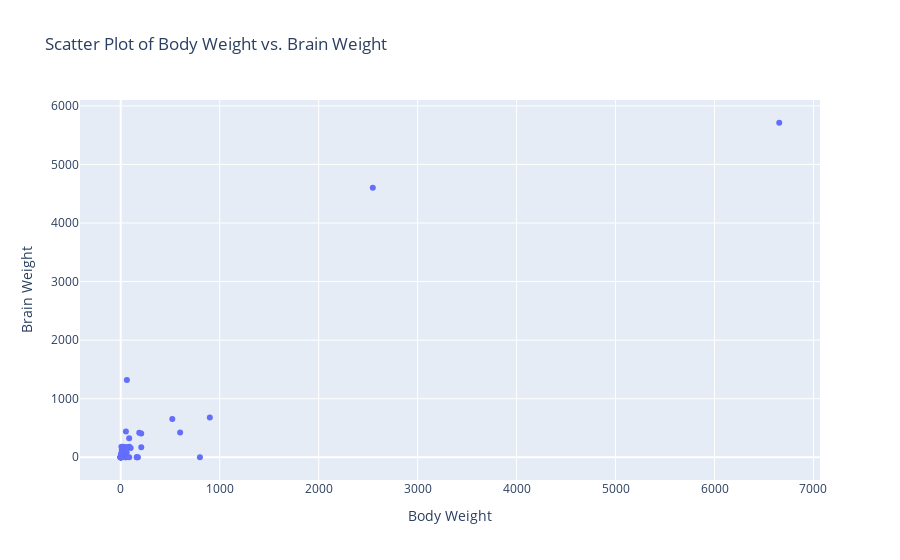

The notebook cell this image was saved under:
### Markdown cell above
• None of the data has been provided in the original article's dataset. It is not a loading issue. The data is missing.

• We've tried to check for similar species to the ones with 0 BrainWt values. For example: the caspian seal
df[(df['Order'] == 'Carnivora') | (df['Species'].str.contains('seal', case=False))]. Nevertheless the difference in size among members of the same species makes it too vague to guess anything.

• Our data set is not rich enough to tacle this BrainWt problem just with our data.

We checked the correlation between BodyWt and BrainWt:

### Code cell
# Scatter plot of body weight vs. brain weight
fig = px.scatter(df, x='BodyWt', y='BrainWt', title='Scatter Plot of Body Weight vs. Brain Weight')
fig.update_layout(xaxis_title='Body Weight', yaxis_title='Brain Weight')
fig.show()

### Figure 1 — Plotly figure (JSON) as saved in the notebook; plotly's stock layout.template omitted (floating-point values rounded to 4 significant figures)
{"data": [{"hovertemplate": "BodyWt=%{x}<br>BrainWt=%{y}<extra></extra>", "legendgroup": "", "marker": {"color": "#636efa", "symbol": "circle"}, "mode": "markers", "name": "", "orientation": "v", "showlegend": false, "type": "scatter", "x": [6654, 1, 0.044, 3.38, 0.92, 2547, 25.23, 0.023, 173.3, 207.5, 86, 50, 52.2, 0.42, 53.18, 0.148, 600, 0.021, 0.21, 0.55, 14, 3.3, 187, 0.112, 0.075, 0.77, 0.2, 2, 60, 900.0, 33.5, 0.12, 0.205, 207, 2.625, 85, 36.33, 0.019, 0.728, 521, 0.022, 62, 100, 0.32, 0.005, 161.5, 0.01, 3.5, 6.8, 0.122, 0.053, 1.67, 1.35, 0.048, 1.7, 20.49, 0.028, 0.48, 10, 1.62, 86.25, 800, 1.1, 1.1, 2.5, 4.288, 4.23, 3.6, 14.8, 0.266, 55.5, 4.5, 1.4, 0.743, 0.06, 0.9, 0.37, 0.101, 3.85, 162.6, 2.95, 0.104, 4.75, 0.045, 0.035, 3.5, 0.071], "xaxis": "x", "y": [5712, 6.6, 0, 44.5, 5.7, 4603, 180, 0.3, 0, 169, 0, 0, 440, 6.4, 0, 1.18, 423, 0, 0, 2.4, 70, 25.6, 419, 0, 1.2, 3.5, 5, 17.5, 81, 680, 115, 1, 4, 406, 12.27, 325, 119.5, 0.29, 5.5, 655, 0.4, 1320, 157, 1.9, 0.14, 0, 0.25, 10.8, 179, 3, 0, 0, 8.1, 0.33, 6.3, 0, 0, 15.5, 115, 11.4, 180, 0, 0, 0, 12.1, 39.2, 50.4, 21, 98.2, 0, 175, 25, 12.5, 20, 1, 2.6, 0, 4, 0, 0, 12.3, 2.5, 58, 0, 0, 3.9, 0], "yaxis": "y"}], "layout": {"autosize": true, "legend": {"tracegroupgap": 0}, "title": {"text": "Scatter Plot of Body Weight vs. Brain Weight"}, "xaxis": {"anchor": "y", "autorange": true, "domain": [0, 1], "range": [-402.7, 7057.0], "title": {"text": "Body Weight"}, "type": "linear"}, "yaxis": {"anchor": "x", "autorange": true, "domain": [0, 1], "range": [-471.4, 6183.0], "title": {"text": "Brain Weight"}, "type": "linear"}}}
